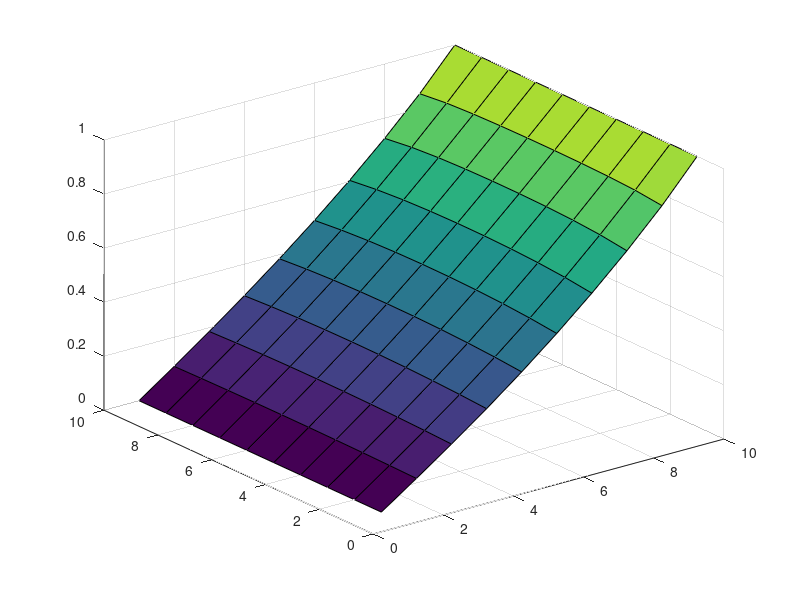

Here is the MATLAB script that generated this plot:
nx = 10;
ny = 10;
V = zeros(nx,ny);
Niterations = 50;
n = 0;

while n < Niterations
    V(1,:) = 0;
    V(nx,:) = 1;
    for i = 2:nx-1
        for j = 1:ny
            if j == ny
                V(i,j) = (V(i+1,j) + V(i-1,j) + V(i,j-1)) * 0.33;
            elseif j == 1
                V(i,j) = (V(i+1,j) + V(i-1,j) + V(i,j+1)) * 0.33;
            else
                V(i,j) = (V(i+1,j) + V(i-1,j) + V(i,j+1) + V(i,j-1)) * 0.25;
            end
        end
    end
    figure(1)
    E = -1*gradient(V);
    %surf(E)
    %quiver(V,E)
    %B = imboxfilt(V);
    %surf(B)
    n = n+1;
    surf(V.')
    pause(0.1)
end

